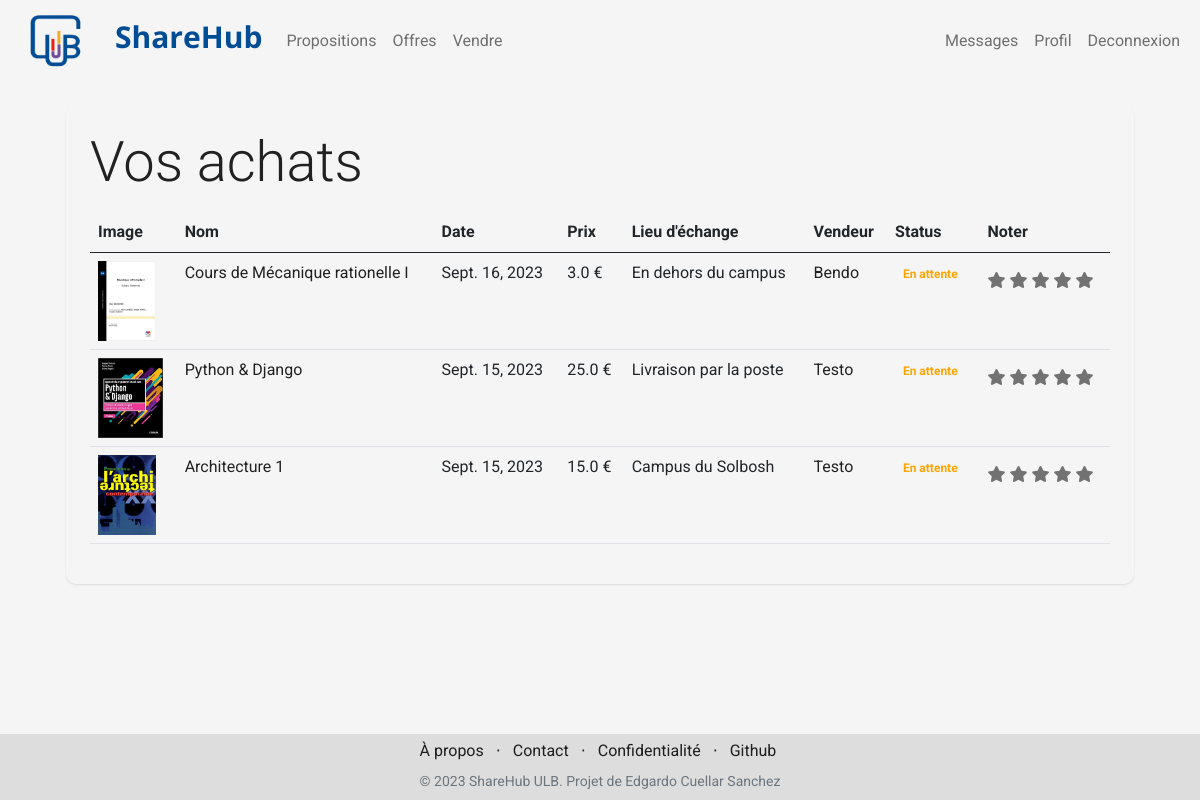
The app's page /orders (signed in), older data.
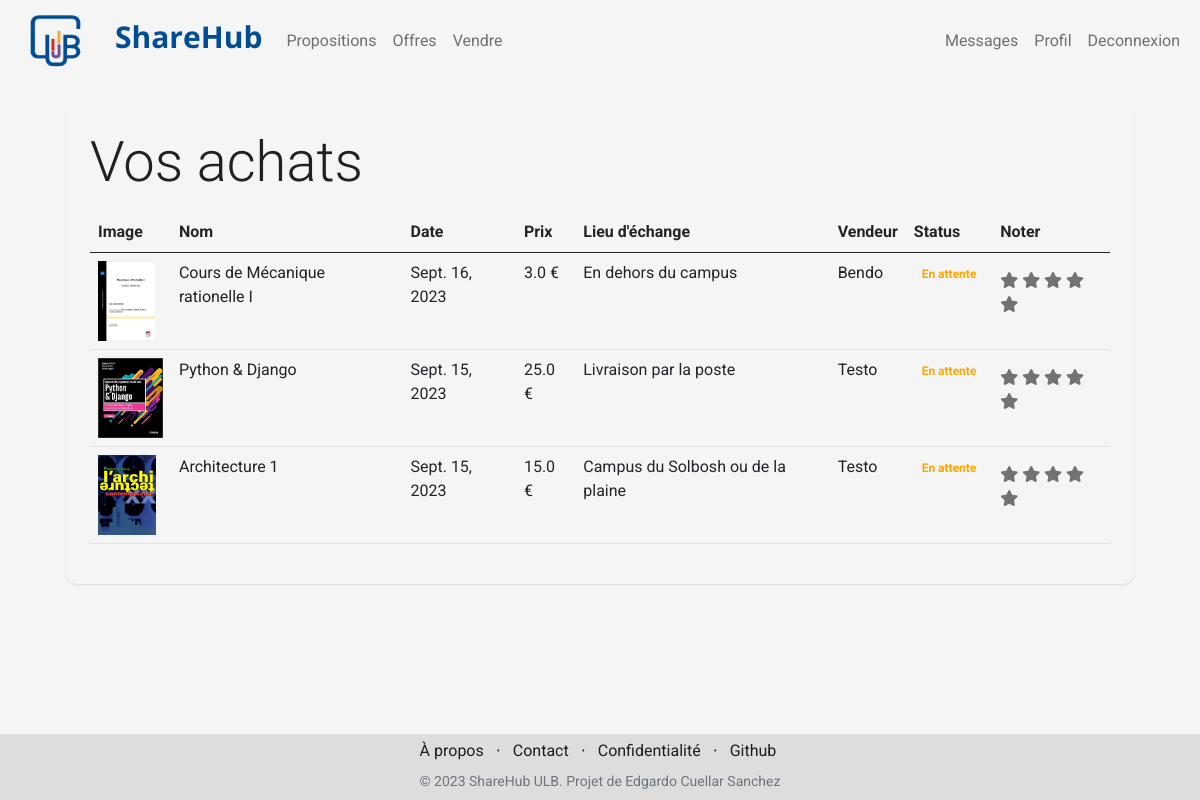
The same page, newer data.
### store/models/orders.py (models this page shows, shortened)
class Order(models.Model):
    product = models.ForeignKey(Products, on_delete=models.CASCADE)
    buyer = models.ForeignKey(
        Customer,
        on_delete=models.CASCADE,
        related_name='buyer_orders'  # Specify a related name for the buyer
    )
    seller = models.ForeignKey(
        Customer,
        on_delete=models.CASCADE,
        related_name='seller_orders'  # Specify a related name for the seller
    )
    price = models.IntegerField()
    place_description = models.CharField(max_length=200, default='', blank=True)
    date = models.DateField(default=datetime.datetime.today)
    status = models.BooleanField(default=False)
    rated = models.IntegerField(default=0)
    @staticmethod
    def get_orders_by_buyer(buyer_id):
        return Order.objects.filter(buyer_id=buyer_id).order_by('-date')

### store/models/product.py (models this page shows, shortened)
class Products(models.Model):
    user_id = models.CharField(max_length=50)
    name = models.CharField(max_length=60)
    price= models.IntegerField(default=0)
    category= models.ForeignKey(Category,on_delete=models.CASCADE,default=1 )
    condition= models.ForeignKey(Condition,on_delete=models.CASCADE,default=1 )
    place= models.ForeignKey(Place,on_delete=models.CASCADE,default=1 )
    description= models.CharField(max_length=250, default='', blank=True, null= True)
    image= models.ImageField(upload_to='products/')
    date = models.IntegerField(default=2000)
    sold = models.BooleanField(default=False)

### store/models/category.py (models this page shows, shortened)
class Place(models.Model):
    name= models.CharField(max_length=50)
    def __str__(self):
        return self.name

### store/models/customer.py (models this page shows, shortened)
class Customer(models.Model):
    first_name = models.CharField(max_length=50)
    last_name = models.CharField (max_length=50)
    description = models.CharField(max_length=288)
    faculty = models.CharField(max_length=50)
    email=models.EmailField()
    password = models.CharField(max_length=100)

### store/middlewares/auth.py (the view)
    def middleware(request):
        print(request.session.get('customer'))
        returnUrl = request.META['PATH_INFO']
        print(request.META['PATH_INFO'])
        if not request.session.get('customer'):
           return redirect(f'login?return_url={returnUrl}')
        response = get_response(request)
        return response

### store/templatetags/custom_filter.py (called while the page is built)
@register.filter(name='currency')
def currency(number):
    price = number / 100
    return str(price) + " €"

### store/views/orders.py (called while the page is built)
    def get(self , request ):
        if not request.session.get('customer'):
            return redirect('login')
        customer = request.session.get('customer')
        orders = Order.get_orders_by_buyer(customer)
        return render(request , 'orders.html'  , {'orders' : orders})

### store/templates/orders.html (shortened to what this page needs)
{% extends 'base.html' %}
{% block content %}
{% load cart %}
{% load custom_filter %}
<div class="container">
   <div class="main-container p-4 m-4">
        <p class="display-4 pl-4 ml-4">Vos achats</p>
        <table class="table">
            <thead>
                <tr>
                    <th>Image</th>
                    <th>Nom</th>
                    <th>Date</th>
                    <th>Prix</th>
                    <th>Lieu d'échange</th>
                    <th>Vendeur</th>
                    <th>Status</th>
                    <th>Noter</th>
                </tr>
            </thead>
            <tbody>
                {% for order in orders %}
                <tr>
                    <td><img style="height: 80px;" class="" src="{{order.product.image.url}}" alt=""></td>
                    <td><a href="product/{{order.product.id}}">{{order.product.name}}</a></td>
                    <td>{{order.date}}</td>
                    <td>{{order.price|currency}}</td>
                    <td>
                        <div class="d-flex flex-column">
                        <label>{{order.product.place}}</label>
                        </div>
                    </td>
                    <td><a href="profile/{{order.seller.id}}">{{order.seller.first_name}}</a></td>
                    {% if order.status %}
                        <td><small class="badge badge-success" style="color: green;">Completed</small></td>
                    {%else%}
                        <td><small class="badge badge-warning" style="color: orange;">En attente</small></td>
                    {% endif %}
                    <td>
                        {% if order.status %}
                            {% if order.rated %}
                                <div class="ratings mt-2">
                                    {% for _ in "12345" %}
                                        {% if forloop.counter <= order.rated %}
                                            <i class="fa fa-star rating-color"></i>
                                        {% else %}
                                            <i class="fa fa-star"></i>
                                        {% endif %}
                                    {% endfor %}
                                </div>
                            {% else %}
                                <form action="/orders" method="post">
                                    {% csrf_token %}
                                    <input type="hidden" id="selectedRating" name="rating" value="0">
                                    <input type="hidden" name="order_id" value="{{ order.id }}">
                                    <div class="ratings mt-2">
                                    <i class="fa fa-star" data-rating="1"></i>
                                    <i class="fa fa-star" data-rating="2"></i>
                                    <i class="fa fa-star" data-rating="3"></i>
                                    <i class="fa fa-star" data-rating="4"></i>
                                    <i class="fa fa-star" data-rating="5"></i>
                                    </div>
                                    <button type="submit" class="btn btn-warning mt-2">Valider</button>
                                </form>
                            {% endif %}
                        {% else %}
                            <div class="ratings mt-2">
                                    <i class="fa fa-star disabled"></i>
                                    <i class="fa fa-star disabled"></i>
                                    <i class="fa fa-star disabled"></i>
                                    <i class="fa fa-star disabled"></i>
                                    <i class="fa fa-star disabled"></i>
                            </div>
                        {% endif %}
                    </td>
                </tr>
                {% endfor %}
            </tbody>
        </table>
   </div>
</div>
{% endblock %}

### store/templates/base.html (shortened to what this page needs)
<!doctype html>
<html lang="fr">
<head>
  <link href="https://cdn.jsdelivr.net/npm/bootstrap@5.0.2/dist/css/bootstrap.min.css" rel="stylesheet"
>
</head>
<body>
<nav class="navbar navbar-expand-md navbar-light nav-background">
  <div class="container-fluid">
    <div class="navbar-collapse collapse w-100 order-1 order-md-0 dual-collapse2">
      <a class="navbar-brand ms-3 text-dark " href="/">
      <link rel="stylesheet" href="https://use.fontawesome.com/releases/v5.7.0/css/all.css">
      <img src="/media/img/logo.png" style="width:55px;height:55px"></a>
      <a class="navbar-brand ms-3 text-dark " href="/store"><h2>ShareHub</h2></a>
      <ul class="navbar-nav mr-auto">
        {% if request.session.customer %}
        <li class="nav-item {% if request.path == '/cart' %}active{% endif %}">
          <a class="nav-link" href="/cart">Propositions
            <span class="sr-only">(current)</span></a>
        </li>
        <li class="nav-item {% if request.path == '/offers' %}active{% endif %}">
          <a class="nav-link" href="/offers">Offres
            <span class="sr-only">(current)</span></a>
        </li>
        <li class="nav-item {% if request.path == '/sell' %}active{% endif %}">
          <a class="nav-link" href="/sell">Vendre
            <span class="sr-only">(current)</span></a>
        </li>
        {% endif %}
      </ul>
    </div>
    <div class="nav navbar-right navbar-collapse ">
      <ul class="nav navbar-nav navbar-expand-md">
        {% if request.session.customer %}
        <li class="nav-item {% if request.path == '/message' %}active{% endif %}">
          <a class="nav-link" href="/message">Messages
            <span class="sr-only">(current)</span></a>
        </li>
        <li class="nav-item {% if request.path == '/profile' %}active{% endif %}">
          <a class="nav-link" href="/profile">Profil
            <span class="sr-only">(current)</span></a>
        </li>
        <li class="nav-item">
          <a class="nav-link" href="/logout">Deconnexion<span class="sr-only">(current)</span></a>
        </li>
        {% endif %}
      </ul>
    </div>
  </div>
</nav>
  {% block content %}{% endblock %}
</body>
<footer class="footer">
        <div class="h-100 text-center text-lg-start my-auto pb-2" style="margin:auto;padding-top:5px;">
            <ul class="list-inline mb-2">
                <li class="list-inline-item"><a href="/#about">À propos</a></li>
                <li class="list-inline-item">⋅</li>
                <li class="list-inline-item"><a href="/#contact">Contact</a></li>
                <li class="list-inline-item">⋅</li>
                <li class="list-inline-item"><a href="#todo">Confidentialité</a></li>
                <li class="list-inline-item">⋅</li>
                <li class="list-inline-item"><a href="https://github.com/EdgardoCuellar">Github</a></li>
            </ul>
            <p class="text-muted small mb-4 mb-lg-0">&copy; 2023 ShareHub ULB. Projet de Edgardo Cuellar Sanchez</p>
        </div>
</footer>
</html>

### store/templates/base.html (style rules this page uses)
body { font-family: 'Roboto', sans-serif; background-color: #F5F5F5; min-height: 100vh; display: flex; flex-direction: column; }
h2 { font-family: 'Open Sans', sans-serif; font-weight: 700; font-size: 30px; color: #004D95; }
.nav-background { background-color: #F5F5F5; }
footer { display: flex; margin-top: auto; background-color: #DDD; }

### store/templates/orders.html (style rules this page uses)
a { text-decoration: none !important; color: #000000dd; }
.disabled { color: #00000088; }
.main-container { border-radius: 10px; color: #000000dd; -webkit-box-shadow: 0 1px 2px 0 rgba(0, 0, 0, 0.1); box-shadow: 0 1px 2px 0 rgba(0, 0, 0, 0.1); }

Row changes from the older to the newer data that the page shows:
changed through a linked row, Order "Architecture 1": product.place "Campus du Solbosh" → "Campus du Solbosh ou de la plaine"
